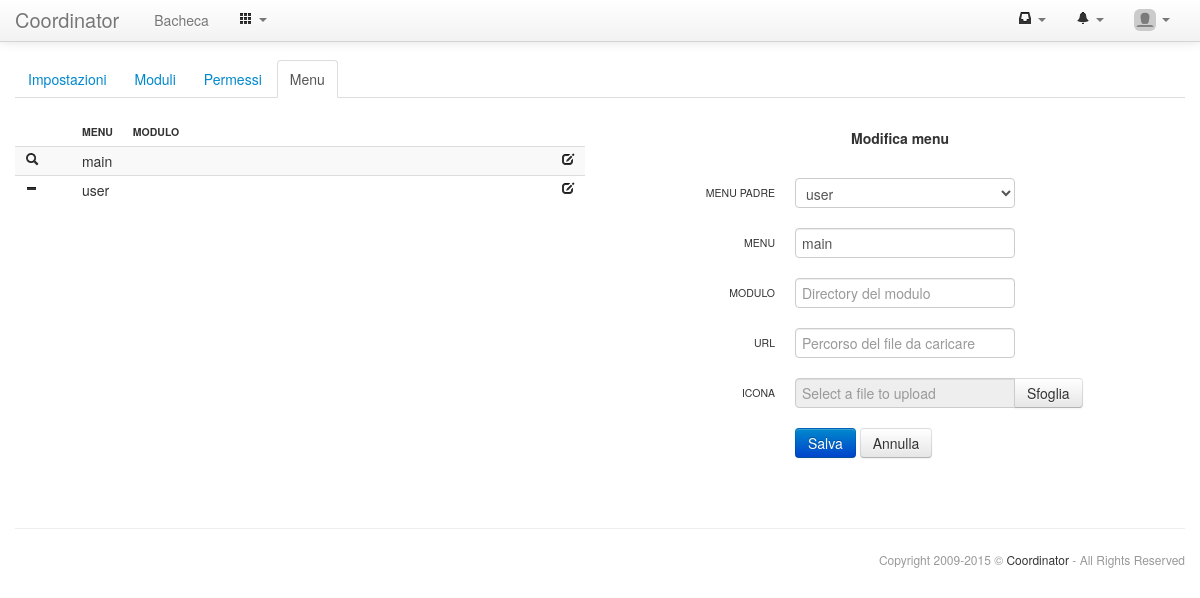
The page /settings/menus_edit.php?idMenu=0&id=1 (signed in) on the database its author committed.
### tables this page shows
CREATE TABLE IF NOT EXISTS `settings_settings` (
  `code` varchar(255) NOT NULL,
  `value` varchar(255) DEFAULT NULL,
  PRIMARY KEY (`code`)
);

CREATE TABLE IF NOT EXISTS `settings_menus` (
  `id` int(11) NOT NULL AUTO_INCREMENT,
  `idMenu` int(11) NOT NULL DEFAULT '0',
  `menu` varchar(25) NOT NULL,
  `module` varchar(25) DEFAULT NULL,
  `url` varchar(255) DEFAULT NULL,
  `position` int(3) unsigned NOT NULL DEFAULT '0',
  PRIMARY KEY (`id`)
);

### core/structure.class.php (the view, shortened to what the rows shown need)
<?php
class str_table{
 private $current_row=0;
 protected $class;
 protected $th_array;
 protected $tr_array;
 public function __construct($unvalued=NULL,$sortable=FALSE,$get=NULL,$class=NULL){
  $this->class=$class;
  $this->current_row=0;
  $this->th_array=array();
  $this->tr_array=array();
  return TRUE;
 }
 public function addHeader($name,$class=NULL,$width=NULL,$order=NULL,$colspan=1){
  $th=new stdClass();
  $th->name=$name;
  $th->class=$class;
  $th->width=$width;
  $th->order=$order;
  $th->colspan=$colspan;
  $this->th_array[]=$th;
  return TRUE;
 }
 public function addRow($class=NULL){
  $this->current_row++;
  $this->tr_array[$this->current_row]=new stdClass();
  $this->tr_array[$this->current_row]->class=$class;
  $this->tr_array[$this->current_row]->fields=array();
  return TRUE;
 }
 function addField($content,$class=NULL,$colspan=1){
  $td=new stdClass();
  $td->content=$content;
  $td->class=$class;
  $td->colspan=$colspan;
  $this->tr_array[$this->current_row]->fields[]=$td;
  return TRUE;
 }
 function render($echo=TRUE){
  $return="\n";
  $return.="<table class='table table-striped table-hover table-condensed ".$this->class."'>\n";
  if(is_array($this->th_array)){
   $return.="<thead>\n <tr>\n";
   foreach($this->th_array as $th){
    $return.="  <th class='".$th->class."' width='".$th->width."' colspan='".$th->colspan."'>";
    $return.=$th->name;
    $return.="</th>\n";
   }
   $return.=" </tr>\n";
   $return.="</thead>\n";
  }
  $return.="<tbody>\n";
  if(is_array($this->tr_array)){
   foreach($this->tr_array as $tr){
    $return.=" <tr class='".$tr->class."'>\n";
    if(is_array($tr->fields)){
     foreach($tr->fields as $td){
      $return.="  <td class='".$td->class."' colspan='".$td->colspan."'>".$td->content."</td>\n";
     }
    }
    $return.=" </tr>\n";
   }
  }
  $return.="</tbody>\n";
  $return.="</table>\n\n\n";
  if($echo){echo $return;return TRUE;}else{return $return;}
 }
}
class str_form{
 private $current_field;
 protected $action;
 protected $method;
 protected $name;
 protected $class;
 protected $controlGroup;
 protected $ff_array;
 protected $fc_array;
 public function __construct($action,$method="get",$name="form",$class="form-horizontal",$controlGroup=TRUE){
  $this->action=$action;
  $this->method=$method;
  $this->name=$name;
  $this->class=$class;
  $this->controlGroup=$controlGroup;
  $this->current_field=-1;
  $this->ff_array=array();
  $this->fc_array=array();
  return TRUE;
 }
 function addField($type,$name,$label=NULL,$value=NULL,$class=NULL,$placeholder=NULL,$disabled=FALSE,$rows=7,$append=NULL,$readonly=FALSE){
  $this->current_field++;
  $ff=new stdClass();
  $ff->type=$type;
  $ff->name=$name;
  $ff->label=$label;
  $ff->value=$value;
  $ff->class=$class;
  $ff->placeholder=$placeholder;
  $ff->disabled=$disabled;
  $ff->rows=$rows;
  $ff->append=$append;
  $ff->options=NULL;
  $ff->readonly=$readonly;
  $this->ff_array[$this->current_field]=$ff;
  return TRUE;
 }
 function addFieldOption($value,$label,$checked=FALSE,$disabled=FALSE){
  $fo=new stdClass();
  $fo->value=$value;
  $fo->label=$label;
  $fo->checked=$checked;
  $fo->disabled=$disabled;
  if(!is_array($this->ff_array[$this->current_field]->options)){$this->ff_array[$this->current_field]->options=array();}
  $this->ff_array[$this->current_field]->options[]=$fo;
  return TRUE;
 }
 function addControl($type,$label,$class=NULL,$url=NULL,$confirm=NULL,$disabled=FALSE){
  $fc=new stdClass();
  $fc->type=$type;
  $fc->label=$label;
  $fc->class=$class;
  $fc->url=$url;
  $fc->confirm=addslashes($confirm);
  $fc->disabled=$disabled;
  $this->fc_array[]=$fc;
  return TRUE;
 }
 function render($echo=TRUE){
  $return=NULL;
  $return.="\n";
  $return.="<form action='".$this->action."' method='".$this->method."' name='".$this->name."' id='form_".$this->name."' class='".$this->class."' enctype='multipart/form-data'>\n\n";
  foreach($this->ff_array as $index=>$ff){
   $options=FALSE;
   if($ff->type<>"separator" && $ff->type<>"title" && $ff->label<>NULL && $this->controlGroup){
    $return.="<div id='field_".$ff->name."' class='control-group'>\n";
   }
   if($ff->label<>NULL && $this->controlGroup){
    $return.=" <label class='control-label'>".$ff->label."</label>\n";
    if($ff->type<>"custom"){$return.=" <div class='controls'>\n";}
   }
   switch(strtolower($ff->type)){
    case "hidden":
    case "text":
    case "password":
     $return.="  <input type='".$ff->type."' name='".$ff->name."' id='".$this->name."_input_".$ff->name."' class='".$ff->class."' placeholder=\"".$ff->placeholder."\" value=\"".$ff->value."\"";
     $return.=">\n";
     break;
    case "select":
     $options=TRUE;
     $return.="  <select name='".$ff->name."' id='".$this->name."_input_".$ff->name."' class='".$ff->class."'";
     $return.=">\n";
     break;
    case "file":
     if($ff->placeholder==NULL){$ff->placeholder="Select a file to upload";}
     $return.="  <input type='file' id='file_".$index."' name='".$ff->name."' style='display:none'>\n";
     $return.="  <div class='input-append'>\n";
     $return.="   <input type='text' id='file_".$index."_show' class='".$ff->class."' placeholder=\"".$ff->placeholder."\" onDblClick=\"$('input[id=file_".$index."]').click();\" readonly>\n";
     $return.="   <a class='btn' onClick=\"$('input[id=file_".$index."]').click();\">Sfoglia</a>\n";
     $return.="  </div>\n";
     break;
   }
   if($options){
    if(is_array($ff->options)){
     foreach($ff->options as $index=>$fo){
      switch(strtolower($ff->type)){
       case "select":
       case "multiselect":
        $return.="   <option value=\"".$fo->value."\" id='".$this->name."_input_".$ff->name."_option_".$fo->value."'";
        $return.=">".$fo->label."</option>\n";
        break;
      }
     }
    }
   }
   if(strtolower($ff->type)=="select"){$return.="  </select>\n";}
   if($ff->label<>NULL && $this->controlGroup && $ff->type<>"custom"){$return.=" </div>\n";}
   if($ff->type<>"separator" && $ff->label<>NULL && $this->controlGroup){$return.="</div>\n\n";}
   if(strtolower($ff->type)=="file"){
    $return.="<script type='text/javascript'>\n";
    $return.=" $('input[id=file_".$index."]').change(function(){\n";
    $return.="  $('#file_".$index."_show').val($(this).val());\n";
    $return.=" });\n";
    $return.="</script>\n\n";
   }
  }
  $return.="<script type='text/javascript'>\n";
  $return.=" function ".$this->name."_selectToggle(name,selected){\n";
  $return.="  $('#'+name+' option').each(function(){ $(this).attr('selected',selected); });\n";
  $return.=" };\n";
  $return.="</script>\n\n";
  if(is_array($this->fc_array)){
   if($this->controlGroup){
    $return.="<div class='control-group'>\n";
    $return.=" <div class='controls'>\n";
   }
   foreach($this->fc_array as $index=>$fc){
    if($fc->disabled){$disabled=" disabled='disabled'";$fc->url="#";$fc->confirm=NULL;}else{$disabled=NULL;}
    if(strlen($fc->confirm)){$confirm=" onClick=\"return confirm('".$fc->confirm."')\"";}else{$confirm=NULL;}
    switch(strtolower($fc->type)){
     case "submit":
      $return.="  <input type='submit' name='".$this->name."_submit'";
      $return.=" id='".$this->name."_control_submit' class='btn btn-primary ".$fc->class."'";
      $return.=$disabled.$confirm." value=\"".$fc->label."\">\n";
      break;
     case "button":
     case "link":
      $return.="  <a href='".$fc->url."' ";
      if(strtolower($fc->type)=="button"){$return.="class='btn ".$fc->class."'";}
       else{$return.="class='".$fc->class."'";}
      $return.=" id='".$this->name."_control_".$index."'".$disabled.$confirm.">".$fc->label."</a>\n";
      break;
    }
   }
  }
  if($this->controlGroup){$return.=" </div>\n</div>\n\n";}
  $return.="</form>\n\n";
  if($echo){echo $return;return TRUE;}else{return $return;}
 }
}
?>

### core/html.class.php (shortened to what the rows shown need)
<?php
class HTML{
public function header($title="",$nav="dashboard",$navbar=TRUE){
?>
<!DOCTYPE html>
<html lang="it">
<head>
 <link href="<?php echo $GLOBALS['dir']."core/bootstrap/css/bootstrap.min.css";?>" rel="stylesheet">
 <link href="<?php echo $GLOBALS['dir']."core/bootstrap/css/bootstrap-custom.css";?>" rel="stylesheet">
 <link href="<?php echo $GLOBALS['dir']."core/bootstrap/css/bootstrap-responsive.css";?>" rel="stylesheet">
 <link href="<?php echo $GLOBALS['dir']."core/template.css";?>" rel="stylesheet">
 <link href="<?php echo $GLOBALS['dir']."core/bootstrap-datetimepicker/css/bootstrap-datetimepicker.min.css";?>" rel="stylesheet">
 <link href="<?php echo $GLOBALS['dir']."core/bootstrap-markdown/css/bootstrap-markdown.min.css";?>" rel="stylesheet">
 <link href="<?php echo $GLOBALS['dir']."core/bootstrap-select2/select2.css";?>" rel="stylesheet">
 <link href="<?php echo $GLOBALS['dir']."core/bootstrap-slider/css/bootstrap-slider.min.css";?>" rel="stylesheet">
 <link href="<?php echo $GLOBALS['dir']."core/bootstrap-wysihtml5/css/bootstrap-wysihtml5.css";?>" rel="stylesheet">
 <link href="<?php echo $GLOBALS['dir']."core/bootstrap-tagsinput/css/bootstrap-tagsinput.css";?>" rel="stylesheet">
 <link href="<?php echo $GLOBALS['dir']."core/shadowbox/shadowbox.css";?>" rel="stylesheet">
</head>
<body <?php if(api_baseName()=="login.php"){echo "class='login-background'";}?>>
 <div class="navbar navbar-fixed-top">
  <div class="navbar-inner">
   <div class="container">
    <?php
     if(file_exists("../uploads/uploads/core/logo.png") && api_getOption('show_logo')){
      echo "<a class='brand-logo' href='".$GLOBALS['dir']."index.php'><img src='".$GLOBALS['dir']."uploads/uploads/core/logo.png'></a>\n";
     }else{
      echo "<a class='brand' href='".$GLOBALS['dir']."index.php'>".api_getOption('title')."</a>\n";
     }
    ?>
    <?php if($navbar){ ?>
    <div class="nav-collapse collapse">
     <ul class="nav">
     </ul>
     <ul class="nav pull-right">
     </ul>
    </div>
    <?php } ?>
   </div>
  </div>
 </div>
 <div class="container">
<?php
}
public function footer($wiki_link=NULL,$copyright=TRUE){
?>
 </div>
</body>
</html>
<?php
}
 protected $split_open;
 protected $split_columns;
 public function __construct(){
  $this->split_open=FALSE;
  $this->split_columns=0;
 }
 function split_open($class=NULL){
  echo "<div class='row-fluid ".$class."'>\n";
 }
 function split_span($columns,$class=NULL){
  if($this->split_open){
   echo "\n </div>\n";
  }else{
   $this->split_open=TRUE;
  }
  $this->split_columns=$columns;
  echo " <div class='span".$columns." ".$class."'>\n\n";
 }
 function split_close(){
  if($this->split_open){
   echo "\n </div>\n";
   $this->split_open=FALSE;
  }
  echo "</div>\n\n";
 }
}
?>

### rows shown on the page
settings_settings: value "Coordinator"
settings_menus: menu "main"
settings_menus: menu "user"

### other values the page prints
api_text("core-menu-dashboard") "Bacheca"
$nt->label "Impostazioni"
$nt->label "Moduli"
$nt->label "Permessi"
$nt->label "Menu"
$ff->label "MENU PADRE"
$ff->label "MENU"
$ff->label "MODULO"
$ff->label "URL"
$ff->label "ICONA"
$fc->label "Annulla"
form field idMenu "user"
